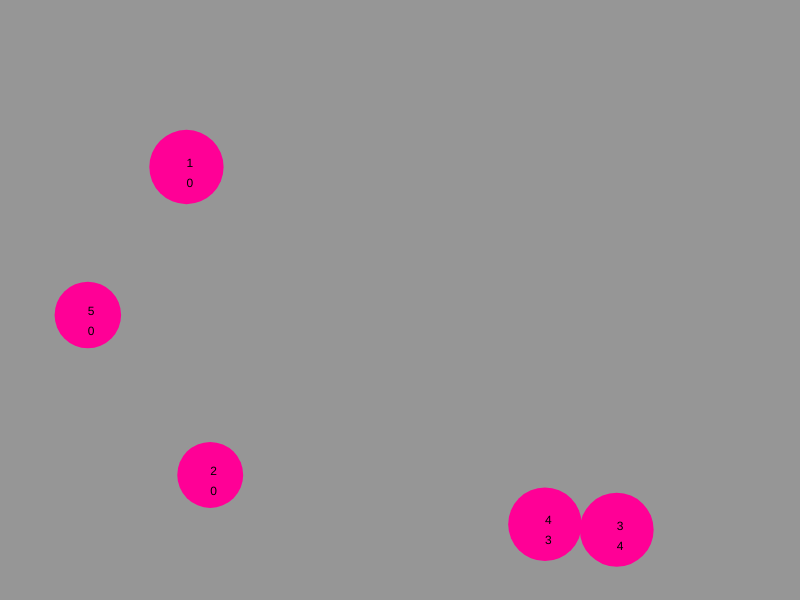
Frame 1 (no input)
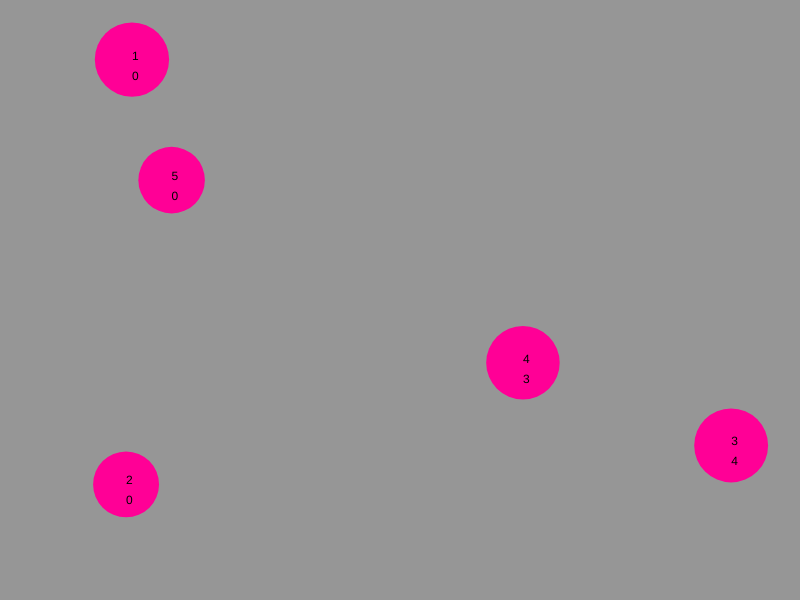
Frame 60 (no input)
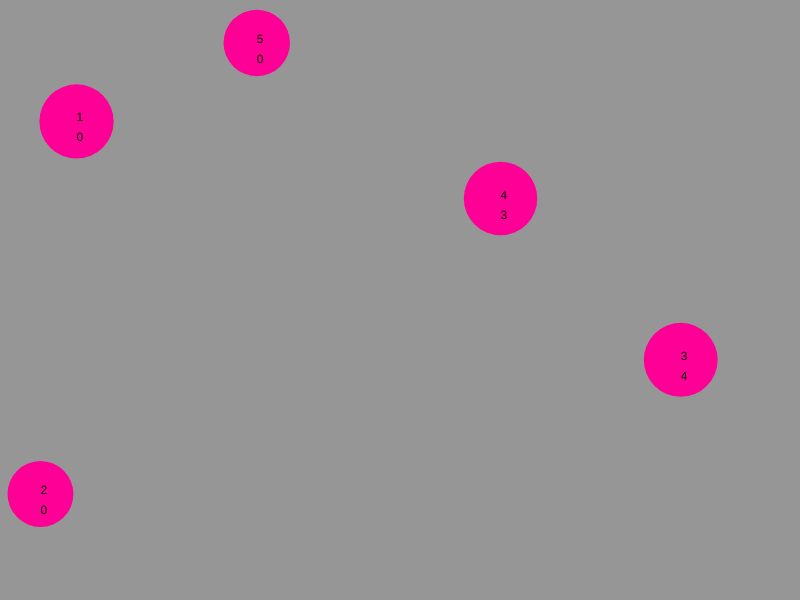
Frame 120 (the mouse pressed at the canvas centre since frame 60)

The p5.js sketch that drew these frames (run headless with seeded random() and noise() and a simulated clock; from frame 60 on, the mouse is pressed at the canvas centre):

// p5.js sketch
// ── sketch.js
var number = 5;
var balls = [number];
var currentNumber = 0;
var alfa, theta1, theta2, v1tan, v1perp, v2tan, v2perp, energy;
var sol1, sol2, v1tanfinal, v2tanfinal, alfa1final, alfa2final, As, Bs, Cs, d;
var inside;

function setup() {
	createCanvas(800, 600);

	// Todo: I have to create them so that they don't interfere with
	// each other! They all should start separated

	// create a certain number of balls
	for (i = 0; i < number; i++) {
		balls[i] = new Ball();
		currentNumber = currentNumber + 1;
	}
}

function draw() {
	// draw the background each time
	background(150);

	// draw some balls
	noStroke();

	// check, for couples that are different, if a collision is needed
	for (i = 0; i < number; i++) {
		for (j = i + 1; j < number; j++) {
			balls[i].checkBall(balls[j]);
			console.log(balls[i].hasLeft);
		}
	}
	for (i = 0; i < number; i++) {
		fill(255, 0, 150);
		balls[i].checkEdge();
		balls[i].move();
		balls[i].draw();
		fill(0);
		text(balls[i].label, balls[i].x, height - balls[i].y);
		text(balls[i].lastWith, balls[i].x, height - balls[i].y + 20);
	}
}

class Ball {
	constructor() {
		this.rad = random(30, 40);
		/*
		the positions and velocities correspond to a cartesian coordinate system
		where the (0, 0) is the bottom left: a physics coordinate system
		*/
		this.x = random(this.rad, width - this.rad);
		this.y = random(this.rad, height - this.rad);
		this.xspeed = random(-3, 3);
		this.yspeed = random(-3, 3);

		/*
		mass is calculated as the radius squared, this is, mass is proportional
		to the surface of the circle
		*/
		this.mass = Math.pow(this.rad, 2);
		this.speed = Math.sqrt(Math.pow(this.xspeed, 2) + Math.pow(this.yspeed, 2));
		this.angle = giveAtan(this.xspeed, this.yspeed);
		this.energy = (1/2) * this.mass * Math.pow(this.speed, 2);

		// label is one plus the number that have been already created
		this.label = currentNumber + 1;

		/*
		keep track of the last ball with which this one collided, and also
		the time ellapsed since then. Initialize for now
		*/
		this.lastWith = 0;
		this.hasLeft = true;
	}

	draw() {
		/*
		draw the circles knowing the choice of axes is different: in p5 the
		(0, 0) is the upper left corner
		*/
		ellipse(this.x, height - this.y, 2*this.rad, 2*this.rad);
	}

	move() {
		// change values in the cartesian coordinate system
		this.x = this.x + this.xspeed;
		this.y = this.y + this.yspeed;
		/*
		// update the time since the last collision
		if (this.lastCollision[1] > 0) {
			this.lastCollision[1] = this.lastCollision[1] - this.speed;
		}*/

		// REMOVE
		// console.log(this.label, this.lastCollision[1]);
	}

	checkEdge() {
		// if it reaches the right and left edges of the canvas
		if (this.x < this.rad || this.x > width - this.rad) {
			this.changeXspeed();
		}

		// if it reaches the upper and lower edges of the canvas
		if (this.y < this.rad || this.y > height - this.rad) {
			this.changeYspeed();
		}
	}

	checkBall(ball) {
		// satisfy these two conditions to have a collision
		if (this.sameLabel(ball) && this.bothInside(ball)) {
			if (!this.touching(ball)) {
				this.hasLeft = true;
				ball.hasLeft = true;
			}
		} else {
			if (this.touching(ball)) {
				this.collision(ball);
			}
		}
	}

	sameLabel(ball) {
		return this.lastWith == ball.label && ball.lastWith == this.label;
	}

	bothInside(ball) {
		return this.hasLeft == false && ball.hasLeft == false;
	}

	giveDist(ball) {
		return dist(this.x, height - this.y, ball.x, height - ball.y);
	}
	touching(ball) {
		// merely check the distance between the two balls
		return this.giveDist(ball) < this.rad + ball.rad;
	}

	hasToCollide(ball) {
		/* two balls will not have to collide if the last collision has been between
		them and also the time ellapsed is too short. In any other case, collision
		should happen. Note that another condition has to be verified; that they
		are touching each other
		*/

		if (this.lastWith != ball.label || ball.lastWith != this.label) {
			return true;
		}
		// to this point, the balls are sure to have the same label for last collision
		// so, check if the distance traveled is enough for them to be apart now
		else if (this.hasLeft == true && ball.hasLeft == true) {
			return true;
		}
		// to this point, the balls have the same label and time ellapsed is too short
		// so they do not have to collide
		else {
			return false;
		}
	}

	collision(ball) {
		// this function handles the collision
		console.log('entering collision now')
		// first we define the line of colission by getting the angles right
		alfa = giveAtan(ball.x - this.x, ball.y - this.y);
		theta1 = this.angle - alfa;
		theta2 = ball.angle - alfa;

		/*
		get the speeds according to new axes: the line of collision as tangent
		and the perpendicular to that one
		*/
		v1tan = this.speed * Math.cos(theta1);
		v1perp = this.speed * Math.sin(theta1);
		v2tan = ball.speed * Math.cos(theta2);
		v2perp = ball.speed * Math.sin(theta2);

		/*
		perpendicular velocities stay the same because of conservation of
		momentum, the tangent velocity changes by applying conservation
		of momentum in one dimension, and conservation of energy
		*/
		energy = this.energy + ball.energy;

		// solve second degree equation
		As = Math.pow(ball.mass, 2)/this.mass + ball.mass;
		Bs = -2*(ball.mass/this.mass)*(this.mass*v1tan + ball.mass*v2tan);
		Cs = Math.pow(this.mass*v1tan + ball.mass*v2tan, 2)/this.mass +
			this.mass*Math.pow(v1perp, 2) + ball.mass*Math.pow(v2perp, 2) -2*energy;

		// these are the two solutions of the equation
		sol1 = (-Bs + Math.sqrt(Bs*Bs - 4*As*Cs))/(2*As);
		sol2 = (-Bs - Math.sqrt(Bs*Bs - 4*As*Cs))/(2*As);

		/*
		now choose the right solution for the tangent velocity of the second ball,
		the one that is opposite to the initial one
		*/
		if (sol1*v2tan < 0) {
			v2tanfinal = sol1;
		}
		else {
			v2tanfinal = sol2;
		}

		// now update the final tangent velocity for the first ball
		v1tanfinal = (this.mass*v1tan + ball.mass*v2tan - ball.mass*v2tanfinal)/this.mass;

		// update the final speeds for the two balls
		this.speed = Math.sqrt(Math.pow(v1tanfinal, 2) + Math.pow(v1perp, 2));
		ball.speed = Math.sqrt(Math.pow(v2tanfinal, 2) + Math.pow(v2perp, 2));

		// update the new angle in the cartesian system of coordinates
		alfa1final = giveAtan(v1tanfinal, v1perp) + alfa;
		alfa2final = giveAtan(v2tanfinal, v2perp) + alfa;

		// update the other parameters that have changed, for each of the balls
		this.xspeed = this.speed * Math.cos(alfa1final);
		ball.xspeed = ball.speed * Math.cos(alfa2final);
		this.yspeed = this.speed * Math.sin(alfa1final);
		ball.yspeed = ball.speed * Math.sin(alfa2final);
		this.angle = giveAtan(this.xspeed, this.yspeed);
		ball.angle = giveAtan(ball.xspeed, ball.yspeed);
		this.energy = (1/2) * this.mass * Math.pow(this.speed, 2);
		ball.energy = (1/2) * ball.mass * Math.pow(ball.speed, 2);

		// update the information of the last collision that just happened
		this.lastWith = ball.label;
		ball.lastWith = this.label;
		this.hasLeft = false;
		ball.hasLeft = false;
	}

	changeXspeed() {
		/*
		when changing the speed, the angle of the velocity with the axes
		might have changed, so update the angle also
		*/
		this.xspeed = -this.xspeed;
		this.angle = giveAtan(this.xspeed, this.yspeed);
	}

	changeYspeed() {
		this.yspeed = -this.yspeed;
		this.angle = giveAtan(this.xspeed, this.yspeed);
	}
}

/*
auxiliary function that returns the right arctan angle according to
the sign of the parts
*/
function giveAtan(dx, dy) {
	if (dx < 0) {
		return Math.atan(dy/dx) + PI;
	} else {
		return Math.atan(dy/dx);
	}
}
